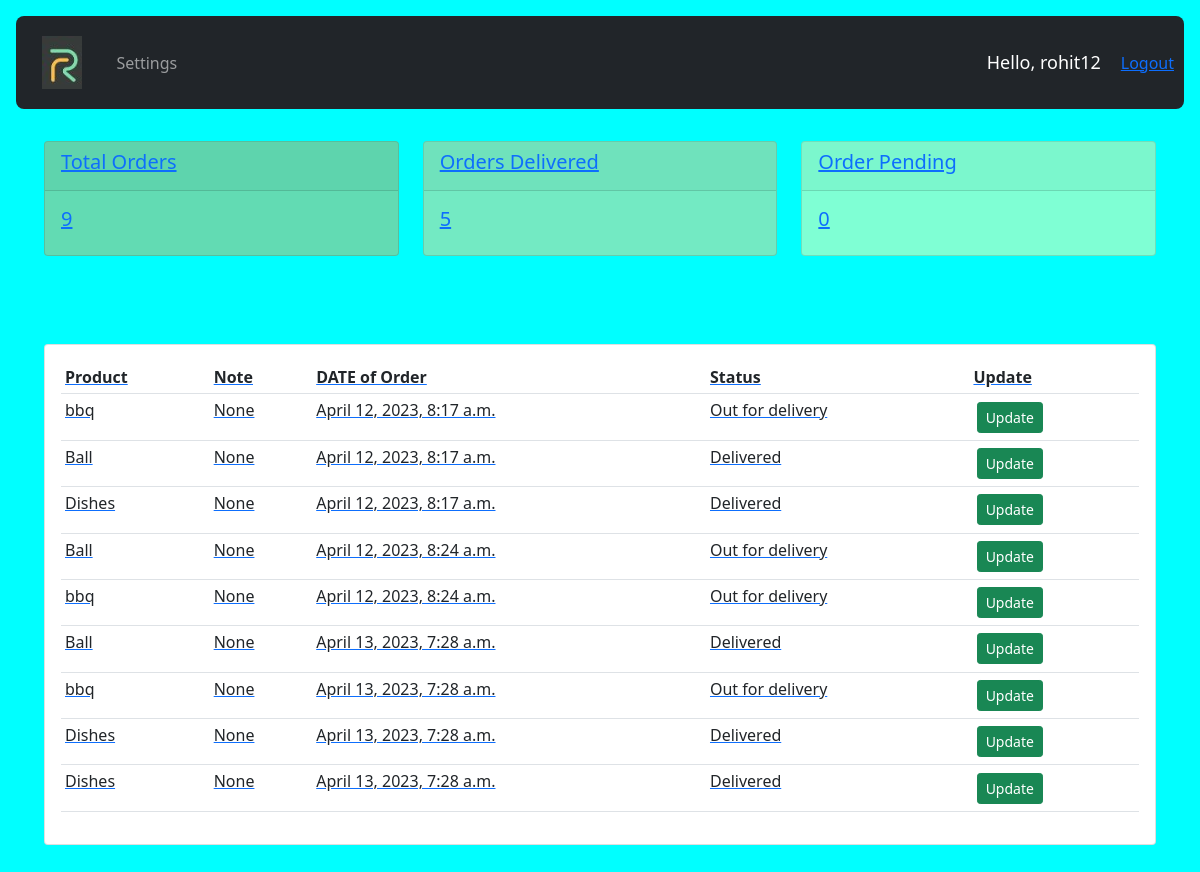
The app's page /user (signed in) with its own data.
### accounts/models.py (models this page shows, shortened)
class Order(models.Model):
	STATUS = (('Pending','Pending'),
			  ('Out for delivery','Out for delivery'),
			  ('Delivered','Delivered'))
	customer=models.ForeignKey(Customer,null=True,on_delete=models.SET_NULL)
	product=models.ForeignKey(Product,null=True,on_delete=models.SET_NULL)
	date = models.DateTimeField(auto_now_add = True,null = True)
	status = models.CharField(max_length=200,null=True,choices=STATUS)
	note = models.CharField(max_length=1000,null=True)

class Product(models.Model):
	CATEGORY = (('iNDOOR','INDOOR'),
				('Out Door','Out Door'),)
	name=models.CharField(max_length=200,null=True)
	price=models.FloatField(null=True)
	category=models.CharField(max_length=200,null=True,choices=CATEGORY)
	description=models.CharField(max_length=200,null=True,blank = True)
	data =models.DateTimeField(auto_now_add = True,null = True)
	tags = models.ManyToManyField(Tag)
	def __str__(self):
		return self.name

### accounts/decorators.py (the view)
		def wrapper_func(request,*args,**kwargs):
			group = None
			if request.user.groups.exists():
				group = request.user.groups.all()[0].name
			if group in allowed_roles:
				return view_func(request,*args,**kwargs)
			else:
				return HttpResponse('You are not authorized to view this page')

### accounts/views.py (called while the page is built)
@login_required(login_url='login')
@allowed_users(allowed_roles=['Customer'])
def userPage(request):
	orders = request.user.customer.order_set.all()
	totalorder = orders.count()
	delivered = orders.filter(status="Delivered").count()
	pending = orders.filter(status="Pending").count()
	context={'orders':orders,'totalorder':totalorder,'delivered':delivered,'pending':pending}
	return render(request,'accounts/user.html',context)

### accounts/templates/accounts/user.html (shortened to what this page needs)
{% extends  'accounts/main.html'%}
{% block content%}
{% include 'accounts/status.html'%}
<br>
<div class="row">
	<div class="col-md">
		<div class="card card-body">
			<table class="table table-sm">
				<tr>
					<th>
						Product
					</th>
					<th>Note</th>
					<th>DATE of Order</th>
					<th>Status</th>
					<th>Update</th>
				</tr>
				{% for order in orders%}
					<tr>
						<td>{{order.product}}</td>
						<td>{{order.note}}</td>
						<td>{{order.date}}</td>
						<td>{{order.status}}</td>
						   <td><a  class="btn btn-success btn-sm btn-block" href="{% url 'update' order.id%}">Update</a></td>
					</tr>
				{% endfor %}
			</table>
		</div>
	</div>
</div>
{% endblock %}

### accounts/templates/accounts/navbar.html (shortened to what this page needs)
{% load static %}
<!DOCTYPE html>
<html lang="en">
<head>
</head>
<body>
  <nav class="navbar navbar-expand-lg navbar-dark bg-dark">
    <img class="btn btn-link" src="{% static 'images/r.jpg'%}">
    <div class="collapse navbar-collapse" id="navbarNav">
      <ul class="navbar-nav">
        {% if request.user.is_staff %}
         <li class="nav-item">
          <a class="nav-link" href="{% url 'home' %}">Dashboard</a>
        </li>
        <li class="nav-item active">
          <a class="nav-link" href="{% url 'product' %}">Product </a>
        </li>
        {% else %}
          <li class="nav-item">
            <a class="nav-link" href="{% url 'account'%}">Settings</a>
          </li>
        {% endif %}
      </ul>
    </div>
    <span class ="hello-msg ">Hello, {{request.user}}</span>
    <span><a href="{% url 'logout'%}">Logout</span>
  </nav>
</body>
</html>

### static/css/main.css (style rules this page uses)
.navbar { margin: 1rem; border-radius: 0.5rem; padding: 10px; }
body { background-color: aqua; }
.row { margin: 2rem; text-align: center; }
th { padding: 1.3rem; }
.navbar-nav { padding: 10px; }

### accounts/templates/accounts/navbar.html (style rules this page uses)
.hello-msg { font-size: 18px; color: white; margin-right: 20px; }

### accounts/templates/accounts/user.html (style rules this page uses)
.row { text-align: left; }
.btn { margin: 0.2rem; }

### records on screen
Order: product "bbq", note "None", date "April 12, 2023, 8:17 a.m.", status "Out for delivery"
Order: product "Ball", note "None", date "April 12, 2023, 8:17 a.m.", status "Delivered"
Order: product "Dishes", note "None", date "April 12, 2023, 8:17 a.m.", status "Delivered"
Order: product "Ball", note "None", date "April 12, 2023, 8:24 a.m.", status "Out for delivery"
Order: product "bbq", note "None", date "April 12, 2023, 8:24 a.m.", status "Out for delivery"
Order: product "Ball", note "None", date "April 13, 2023, 7:28 a.m.", status "Delivered"
Order: product "bbq", note "None", date "April 13, 2023, 7:28 a.m.", status "Out for delivery"
Order: product "Dishes", note "None", date "April 13, 2023, 7:28 a.m.", status "Delivered"
Order: product "Dishes", note "None", date "April 13, 2023, 7:28 a.m.", status "Delivered"

### other values on screen
{{ request.user }} "rohit12"
{{ totalorder }} "9"
{{ delivered }} "5"
{{ pending }} "0"
